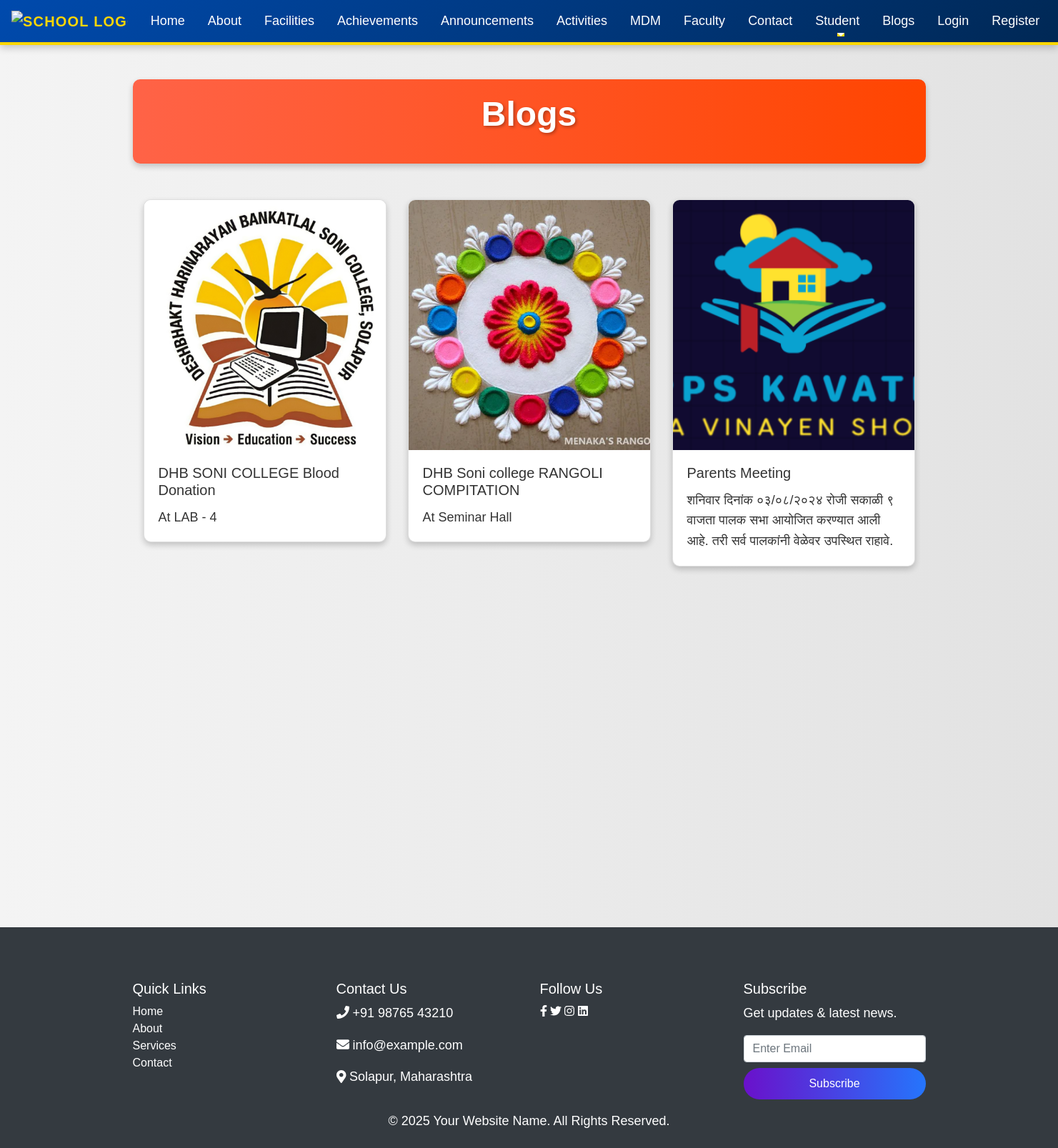
The app's page /internal/blogs/ with its own data.
### internal/models.py (models this page shows, shortened)
class Blog(models.Model):
    title = models.CharField(max_length=200)
    content = models.TextField()
    image = models.ImageField(upload_to='blog_images/', null=True, blank=True)
    created_at = models.DateTimeField(auto_now_add=True)
    updated_at = models.DateTimeField(auto_now=True)

### internal/views.py (the view)
# urls.py: path('blogs/', views.blog_list, name='blog_list'),
def blog_list(request):
    blogs = Blog.objects.all()
    return render(request, 'internal/template/blog_list.html', {'blogs': blogs})

### internal/template/blog_list.html (shortened to what this page needs)
{% extends 'template/base.html' %}
{% load static %}
{% block content %}
<head>
    <link href="https://stackpath.bootstrapcdn.com/bootstrap/4.5.2/css/bootstrap.min.css" rel="stylesheet">
    <link href="{% static 'css/blogs.css' %}" rel="stylesheet">
</head>
<body>
    <div class="container mt-5">
        <div class="blog-header">
            <h1>Blogs</h1>
        </div>
        <div class="container">
            <div class="row">
                {% for blog in blogs %}
                    <div class="col-md-4 mb-4">
                        <div class="card blog-card">
                            <img
                                data-src="{% if blog.image %}{{ blog.image.url }}{% else %}{% static 'default_image.png' %}{% endif %}"
                                class="card-img-top lazy"
                                alt="{{ blog.title }}">
                            <div class="card-body">
                                <h5 class="card-title">{{ blog.title }}</h5>
                                <p class="card-text">{{ blog.content|truncatewords:30 }}</p>
                            </div>
                        </div>
                    </div>
                {% endfor %}
            </div>
        </div>
    </div>
</body>
{% endblock %}

### template/base.html (shortened to what this page needs)
<!DOCTYPE html>
{% load static %}
<html lang="en">
<head>
    <link href="https://stackpath.bootstrapcdn.com/bootstrap/4.5.2/css/bootstrap.min.css" rel="stylesheet">
    <link href="{% static 'css/custom.css' %}" rel="stylesheet">
    <link href="https://cdnjs.cloudflare.com/ajax/libs/font-awesome/5.15.3/css/all.min.css" rel="stylesheet">
</head>
<body>
    <nav class="navbar navbar-expand-lg navbar-dark bg-primary">
        <a class="navbar-brand" href="{% url 'home' %}"><img src="{% static 'zppslogo2.png' %}" alt="School Logo" style="width: 200px; height: auto;"></a>
        <div class="collapse navbar-collapse" id="navbarNav">
            <ul class="navbar-nav">
                <li class="nav-item">
                    <a class="nav-link" href="{% url 'home' %}">Home</a>
                </li>
                <li class="nav-item">
                    <a class="nav-link" href="{% url 'about_school' %}">About</a>
                </li>
                <li class="nav-item">
                    <a class="nav-link" href="{% url 'facilities_list' %}">Facilities</a>
                </li>
                <li class="nav-item">
                    <a class="nav-link" href="{% url 'achievements' %}">Achievements</a>
                </li>
                <li class="nav-item">
                    <a class="nav-link" href="{% url 'announcements' %}">Announcements</a>
                </li>
                <li class="nav-item">
                    <a class="nav-link" href="{% url 'activity_list' %}">Activities</a>
                </li>
                <li class="nav-item">
                    <a class="nav-link" href="{% url 'meal_list' %}">MDM</a>
                </li>
                <li class="nav-item">
                    <a class="nav-link" href="{% url 'zpps_faculty' %}">Faculty</a>
                </li>
                <li class="nav-item">
                    <a class="nav-link" href="{% url 'contact_us' %}">Contact</a>
                </li>
                <li class="nav-item dropdown">
                    <a class="nav-link dropdown-toggle" href="#" id="studentDropdown" role="button" data-toggle="dropdown" aria-haspopup="true" aria-expanded="false">
                        Student
                    </a>
                </li>
                <li class="nav-item">
                    <a class="nav-link" href="{% url 'blog_list' %}">Blogs</a>
                </li>
            </ul>
            <ul class="navbar-nav ml-auto">
                {% if user.is_authenticated %}
                    <li class="nav-item">
                        <a class="nav-link" href="#">{{ user.username }}</a>
                    </li>
                    <li class="nav-item">
                        <a class="nav-link" href="{% url 'logout' %}">Logout</a>
                    </li>
                {% else %}
                    <li class="nav-item">
                        <a class="nav-link" href="{% url 'login' %}">Login</a>
                    </li>
                    <li class="nav-item">
                        <a class="nav-link" href="{% url 'register' %}">Register</a>
                    </li>
                {% endif %}
            </ul>
        </div>
    </nav>
    {% block content %}
    {% endblock %}
    <footer class="footer bg-dark text-white py-4">
    <div class="container">
        <div class="row">
            <div class="col-md-3">
                <h5>Quick Links</h5>
                <ul class="list-unstyled">
                    <li><a href="#" class="text-white">Home</a></li>
                    <li><a href="#" class="text-white">About</a></li>
                    <li><a href="#" class="text-white">Services</a></li>
                    <li><a href="#" class="text-white">Contact</a></li>
                </ul>
            </div>
            <div class="col-md-3">
                <h5>Contact Us</h5>
                <p><i class="fas fa-phone"></i> +91 98765 43210</p>
                <p><i class="fas fa-envelope"></i> info@example.com</p>
                <p><i class="fas fa-map-marker-alt"></i> Solapur, Maharashtra</p>
            </div>
            <div class="col-md-3">
                <h5>Follow Us</h5>
                <a href="#" class="text-white me-3"><i class="fab fa-facebook-f"></i></a>
                <a href="#" class="text-white me-3"><i class="fab fa-twitter"></i></a>
                <a href="#" class="text-white me-3"><i class="fab fa-instagram"></i></a>
                <a href="#" class="text-white"><i class="fab fa-linkedin"></i></a>
            </div>
            <div class="col-md-3">
                <h5>Subscribe</h5>
                <p>Get updates & latest news.</p>
                <form>
                    <input type="email" class="form-control mb-2" placeholder="Enter Email">
                    <button class="btn btn-primary w-100">Subscribe</button>
                </form>
            </div>
        </div>
        <div class="text-center mt-3">
            <p class="mb-0">© 2025 Your Website Name. All Rights Reserved.</p>
        </div>
    </div>
</footer>
</body>
</html>

### static/css/custom.css (style rules this page uses)
.navbar { background: linear-gradient(135deg, #004AAD, #002855); padding: 12px; box-shadow: 0px 4px 10px rgba(0, 0, 0, 0.2); border-bottom: 4px solid #FFD700; }
.navbar-brand { font-size: 24px; font-weight: bold; color: #FFD700 !important; text-transform: uppercase; letter-spacing: 1.2px; }
.nav-item { margin: 0 8px; }
.nav-link { font-size: 18px; color: white !important; padding: 10px 15px; background: transparent; border-radius: 8px; transition: 0.3s ease-in-out; font-weight: 500; position: relative; }
.nav-link::after { content: ""; display: block; width: 0; height: 3px; background: #FFD700; transition: width 0.3s ease-in-out; position: absolute; bottom: 0; left: 50%; transform: translateX(-50%); }
.footer a { text-decoration: none; transition: 0.3s; }
.footer .btn-primary { background-color: #f1c40f; border: none; }

### static/css/blogs.css (style rules this page uses)
body { background: linear-gradient(to right, #f4f4f4, #e2e2e2); font-family: 'Poppins', sans-serif; color: #333; }
.container { margin-top: 50px; }
h1 { font-family: 'Poppins', sans-serif; font-size: 48px; font-weight: 700; text-align: center; margin-bottom: 20px; text-shadow: 2px 2px 4px rgba(0, 0, 0, 0.3); }
p { font-family: 'Poppins', sans-serif; font-size: 18px; line-height: 1.6; }
.btn-primary { background: linear-gradient(to right, #6a11cb, #2575fc); border: none; border-radius: 25px; padding: 10px 25px; font-size: 16px; font-weight: 500; transition: transform 0.3s ease, box-shadow 0.3s ease; }
.card-img-top { width: 100%; height: 200px; object-fit: cover; object-position: center; transition: transform 0.3s ease; }

### internal/template/blog_list.html (style rules this page uses)
body { background-color: #f8f9fa; }
.blog-header { background: linear-gradient(to right, #FF6347, #FF4500); color: white; padding: 20px; border-radius: 10px; box-shadow: 0 4px 8px rgba(0, 0, 0, 0.2); text-align: center; margin-bottom: 30px; }
.blog-card { opacity: 0; transform: translateY(20px); transition: opacity 0.6s ease-out, transform 0.6s ease-out; border-radius: 10px; overflow: hidden; box-shadow: 0 4px 8px rgba(0, 0, 0, 0.2); }
.blog-card.in-view { opacity: 1; transform: translateY(0); }
.card-img-top { width: 100%; height: 350px; object-fit: cover; transition: transform 0.3s; }

### records on screen
Blog: image (picture), title "DHB SONI COLLEGE Blood Donation", content "At LAB - 4"
Blog: image (picture), title "DHB Soni college RANGOLI COMPITATION", content "At Seminar Hall"
Blog: image (picture), title "Parents Meeting", content "शनिवार दिनांक ०३/०८/२०२४ रोजी सकाळी ९ वाजता पालक सभा आयोजित करण्यात आली आहे. तरी सर्व पालकांनी वेळेवर उपस्थित राहावे."
